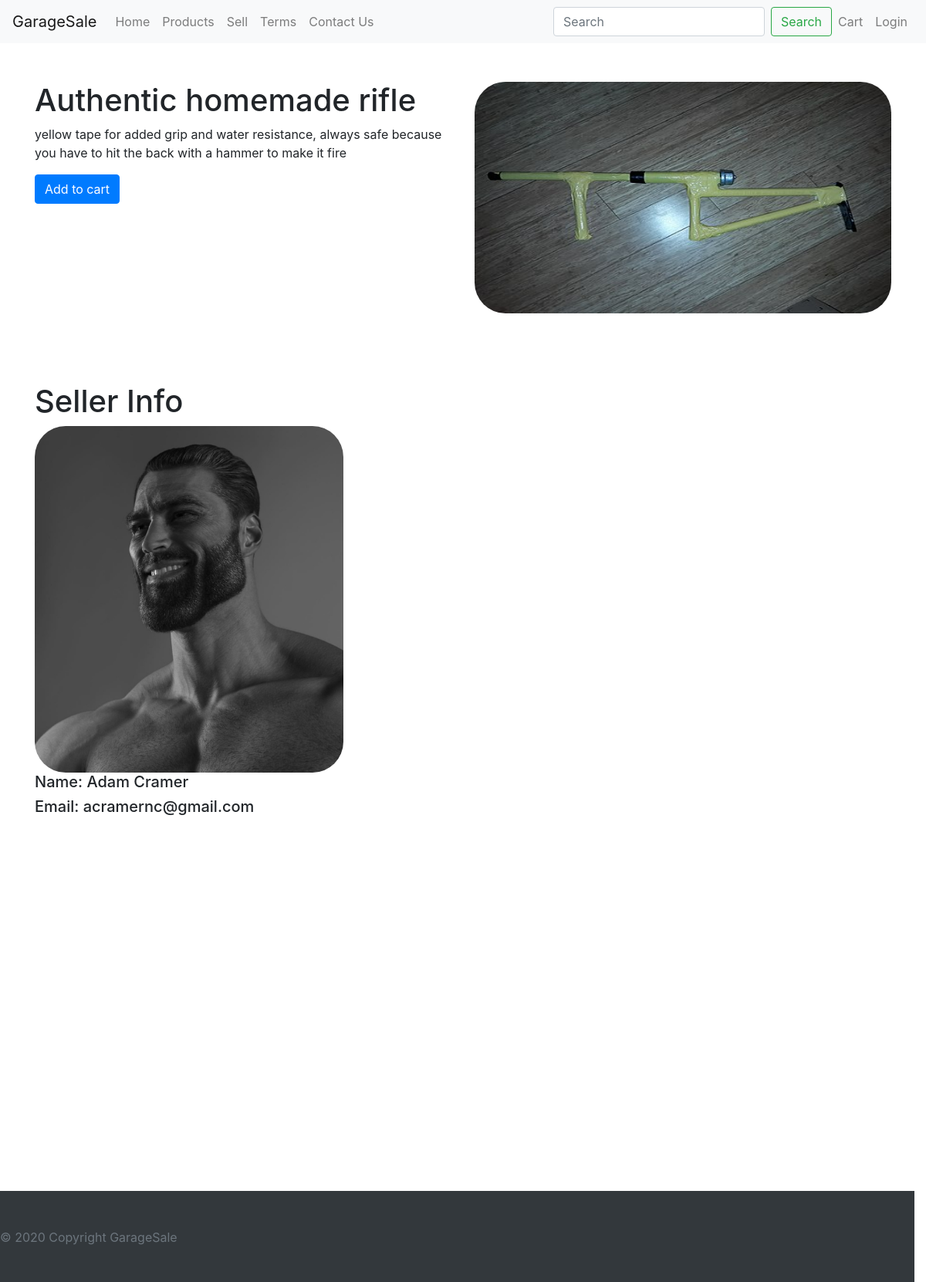
Screenshot of /products/20 with the database file from the repository.
### tables this page shows
CREATE TABLE "Products"
(
	id INTEGER
		primary key autoincrement,
	name TEXT not null,
	price REAL not null,
	description TEXT,
	tags TEXT,
	image_file TEXT,
	condition TEXT,
	user int
		constraint Products_Users_uid_fk
			references Users
);

CREATE TABLE "Users"
(
	email Text,
	hash Text,
	uid INTEGER
		constraint Users_pk
			primary key autoincrement,
	fname TEXT,
	lname TEXT,
	profileExt text
);

### garage_sale/routes.py (the view)
@app.route('/products/<string:tag>')
def product_list_filtered(tag):
    db = database()
    cursor = db.cursor()
    tags = cursor.execute("""
        SELECT tags FROM Products
    """).fetchmany(20)
    tag_set = set()
    for tag_list in tags:
        tag_set = tag_set.union(set(map(str.strip, tag_list[0].split(","))))
    uid = session.get("uid", None)
    if uid is not None:
        products = cursor.execute('''
        SELECT * FROM Products WHERE tags LIKE '%''' + tag + '''%' AND user=?;
        ''', (uid,)).fetchall()
    else:
        products = cursor.execute('''
            SELECT * FROM Products WHERE tags LIKE '%''' + tag + '''%';
            ''').fetchall()
    return render_template("products.j2", products=products, user=getUser(), tags=list(tag_set))

### garage_sale/__init__.py (called while the page is built)
def make_g(function):
    @wraps(function)
    def wrapper():
        value = getattr(g, function.__name__, None)
        if value is None:
            value = function()
            setattr(g, function.__name__, value)
        return value
    return wrapper

### garage_sale/database.py (called while the page is built)
@make_g
def database():
    return sqlite3.connect(DATABASE)

@app.teardown_appcontext
def close_connection(exception):
    db = database()
    if db is not None:
        db.close()

### garage_sale/routes.py (called while the page is built)
def getUser():
    uid = session.get("uid", None)
    exp = session.get("expires", None)
    if uid is None or exp is None or exp > (datetime.now() + timedelta(hours=1)):
        return None
    db = database()
    usr = db.cursor().execute('''
        SELECT fname, lname, email FROM users WHERE uid=?
    ''', (uid,)).fetchone()
    return usr

### garage_sale/templates/product.j2 (shortened to what this page needs)
{% extends "base/base.j2" %}
{% import "base/macros.j2" as macro %}
{% block styles %}
    {{ macro.css_stylesheet(url_for('static', filename='styles/product.css')) }}
{% endblock %}
{% block content %}
    <body>
    <div class="itemContainer closesCart container">
        <div class="row justify-content-md-center">
            <div id="left" class="col-lg">
                <h1 id="productName">{{ name }}</h1>
                <p id="productDescription">{{ description }}</p>
                {% if user == None %}
                    <button onclick="addProductToCart('{{ name }}', {{ price }}, '{{ description }}')" type="button"
                            class="addToCartButton btn btn-primary">Add to cart
                    </button>
                {% endif %}
            </div>
            <div id="right" class="col-lg h-100">
                <img class="productImage"
                     src="{{ url_for('static', filename='images/products/' + image_file) if image_file else url_for('static', filename='images/product_image_not_available.png') }}">
            </div>
        </div>
    </div>
    <div class="sellerContainer closesCart container">
        <h1>Seller Info</h1>
        <div class="sellerProfileContainer">
            <img class="sellerImage" src="{{ url_for('static', filename='images/users/' + sPath) }}">
        </div>
        <h5>Name: {{ sName }}</h5>
        <h5>Email: {{ sEmail }}</h5>
    </div>
    </body>
{% endblock %}

### garage_sale/static/styles/product.css (style rules this page uses)
.itemContainer { padding: 50px; }
.productImage { width: 100%; height: 300px; border-radius: 40px; }
.sellerContainer { padding-top: 40px; padding-bottom: 200px; }
.sellerImage { width: 400px; border-radius: 40px; }

### garage_sale/static/styles/base.css (style rules this page uses)
html { position: relative; min-height: 100%; }

### rows the page displays
Products: name "Authentic homemade rifle", description "yellow tape for added grip and water resistance, always safe because you have to hit the back with a hammer to make it fire", image_file (picture)
Users: email "acramernc@gmail.com"

### other values shown
{{ sName }} "Adam Cramer"
